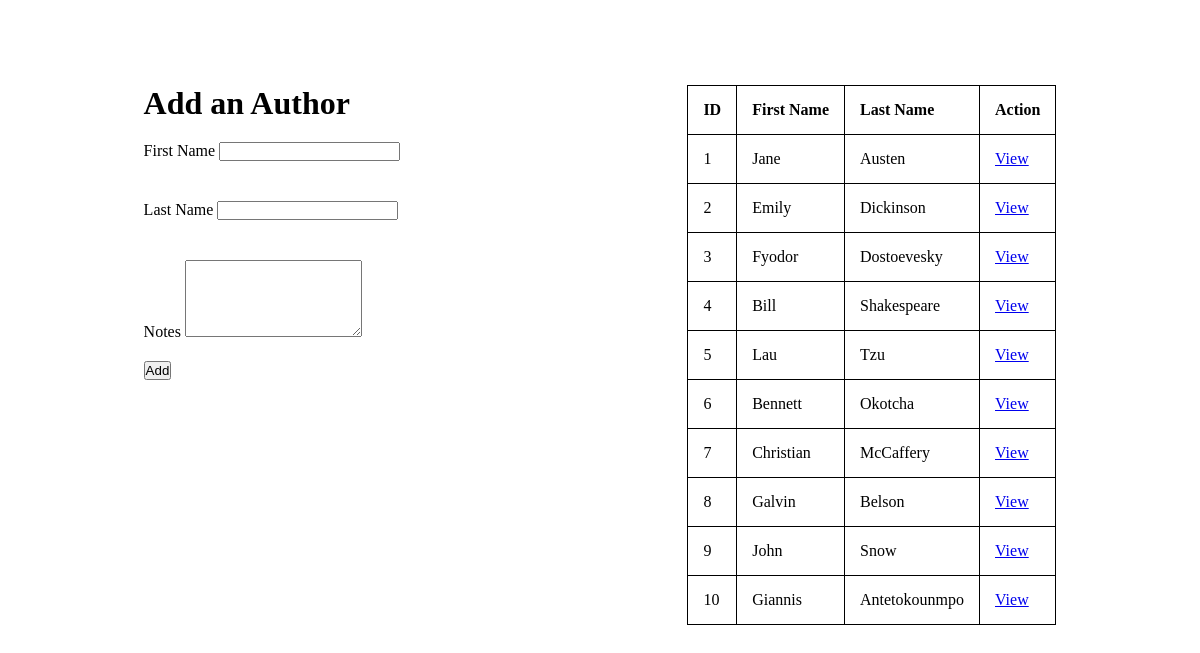
The app's page /authors with its own data.
### book_authors_app/models.py (models this page shows)
class Author(models.Model):
    books = models.ManyToManyField(Book, related_name='authors')
    first_name = models.CharField(max_length=75)
    last_name = models.CharField(max_length=75)
    notes = models.TextField()
    created_at = models.DateTimeField(auto_now_add=True)
    updated_at = models.DateTimeField(auto_now=True)

### book_authors_app/views.py (the view)
# urls.py: path('authors', views.authors),
def authors(request):
    context = {
        'all_books': Book.objects.all(),
        'all_authors': Author.objects.all()
    }
    return render(request, 'authors_books.html', context)

### book_authors_app/templates/authors_books.html (shortened to what this page needs)
<!DOCTYPE html>
<html lang="en">
<head>
    {% load static %}
    <link rel="stylesheet" href="{% static 'books_authors.css' %}">
</head>
<body>
    <form id='book_form' action="/add-author" method="POST">
        <h1>Add an Author</h1>
        <p>First Name <input type="text" name="first_name"></p>
        <p>Last Name <input type="text" name='last_name'></p>
        <p>Notes <textarea name="notes" id="" cols="20" rows="5"></textarea></p>
        <button type="submit">Add</button>
    </form>
    <table>
        <tr>
            <th>ID</th>
            <th>First Name</th>
            <th>Last Name</th>
            <th>Action</th>
        </tr>
        {% for author in all_authors %}
        <tr>
            <td>{{author.id}}</td>
            <td>{{author.first_name}}</td>
            <td>{{author.last_name}}</td>
            <td><a href="/author/{{author.id}}">View</a></td>
        {% endfor %}
        </tr>
    </table>
</body>
</html>

### book_authors_app/static/books_authors.css (style rules this page uses)
* { margin: 0px auto; padding: 0px; }
body { display: flex; margin-top: 85px; }
table, td, th { border: 1px solid black; border-collapse: collapse; }
th, td { padding: 15px; text-align: left; }
#book_form p { padding-top: 20px; padding-bottom: 20px; }

### records on screen
Author: id "1", first_name "Jane", last_name "Austen"
Author: id "2", first_name "Emily", last_name "Dickinson"
Author: id "3", first_name "Fyodor", last_name "Dostoevesky"
Author: id "4", first_name "Bill", last_name "Shakespeare"
Author: id "5", first_name "Lau", last_name "Tzu"
Author: id "6", first_name "Bennett", last_name "Okotcha"
Author: id "7", first_name "Christian", last_name "McCaffery"
Author: id "8", first_name "Galvin", last_name "Belson"
Author: id "9", first_name "John", last_name "Snow"
Author: id "10", first_name "Giannis", last_name "Antetokounmpo"
